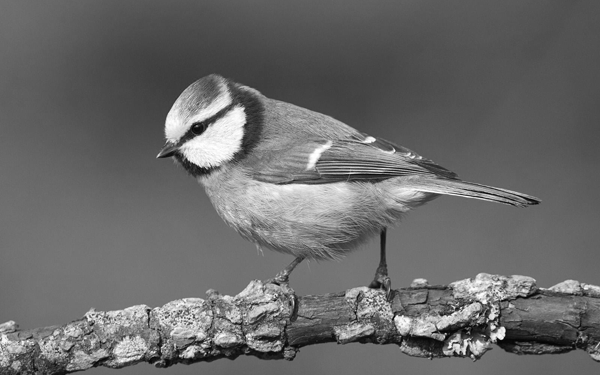
#> input picture grayscale.png, 600 x 375 px
$ jupyter execute tp3exo1.ipynb
#> lines starting #> are read from the running program, lines starting #| are printed output that depends on the picture
[cell 1]
import numpy as np
import cv2
import matplotlib.pyplot as plt

[cell 2]
filter1 = np.array([
    [0,0,0,0,0],
    [0,0,0,0,0],
    [0,0,1,0,0],
    [0,0,0,0,0],
    [0,0,0,0,0],

])

[cell 3]
filter2 = np.array([
    [0,0,0,0,0],
    [0,0,0,0,0],
    [0,0,0,0,0],
    [0,0,0,0,0],
    [0,0,0,0,1],

])

[cell 4]
filter3 = np.array([
    [0,0,0,0,0],
    [0,1,1,1,0],
    [0,1,1,1,0],
    [0,1,1,1,0],
    [0,0,0,0,0],

])

[cell 5]
filter4 = np.array([
    [0,0,0,0,0],
    [0, 0.5, 0.5, 0.5,0],
    [0, 0.5, 0.5, 0.5,0],
    [0, 0.5, 0.5, 0.5,0],
    [0,0,0,0,0],

])

[cell 6]
def convolution(image, filter):

    result = np.zeros((image.shape[0]-4, image.shape[1]-4), dtype=np.uint8)

    for i in range(2, image.shape[0]-2):
        for j in range(2, image.shape[1]-2):

            sum = 0

            for fi in range(-2, 3):
                for fj in range(-2, 3):
                    sum += image[i + fi, j + fj] * filter[fi + 2, fj + 2]

            if sum < 0:
                sum = 0
            elif sum > 255:
                sum = 255


            result[i-2, j-2] = sum

    return result

[cell 7]
image = cv2.imread("grayscale.png", cv2.IMREAD_GRAYSCALE)
#> image is the input picture: shape (375, 600); min 2, max 255, mean 105.3
top = bottom = left = right = 2
padded_image = cv2.copyMakeBorder(image, top, bottom, left, right, cv2.BORDER_CONSTANT, value=[0, 0, 0])
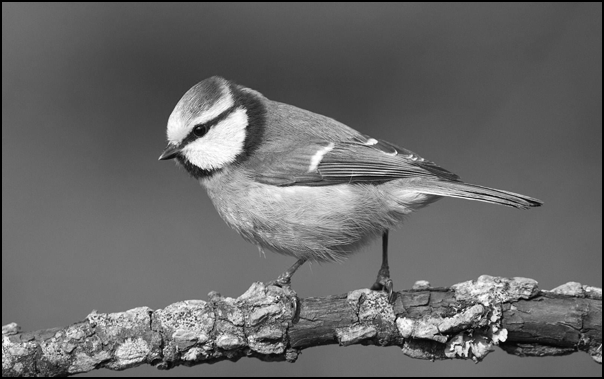
#> padded_image: shape (379, 604); min 0, max 255, mean 103.5
result_image = convolution(padded_image, filter4)
#> after the loop in convolution, `for i in range(2, image.shape[0]-2):`:
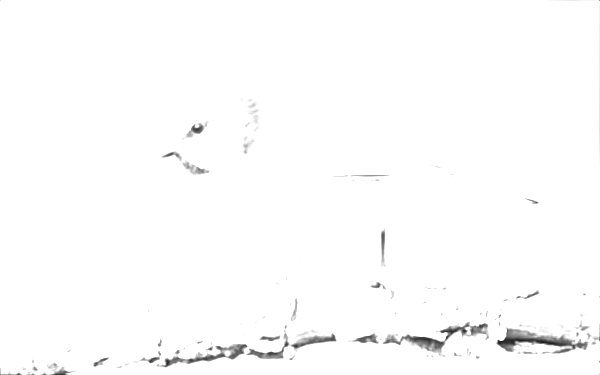
#> result: shape (375, 600); min 32, max 255, mean 252.5
plt.imshow(result_image, cmap='gray')

#cv2.imshow("result.png", result_image)
#cv2.waitKey(0)
#cv2.destroyAllWindows()
